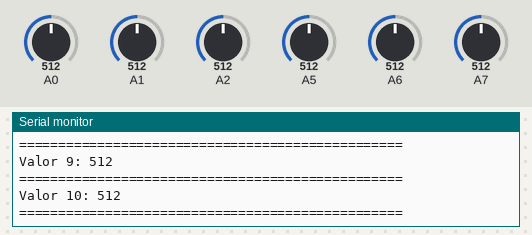
Bench run of a sketch on a simulated Arduino Uno, built with avr-gcc and run on an emulated ATmega328P. Parts: the last lines printed to the serial monitor. The test bench sets the inputs (shaded band); at power-on: A0 = 512, A1 = 512, A2 = 512, A5 = 512, A6 = 512, A7 = 512.

Above: at 3.1 s.
3.2 s: A0 set to 716
At 4.76 s:
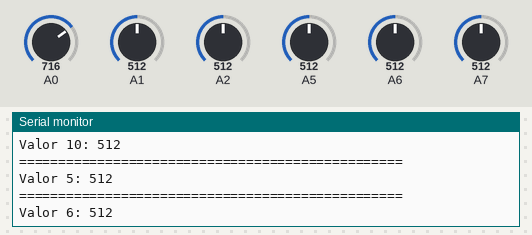
6.3 s: A1 set to 716
At 7.1 s:
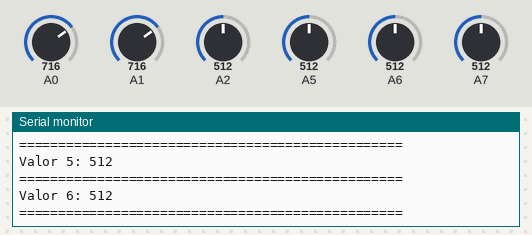
9.4 s: A2 set to 716
At 10.1 s:
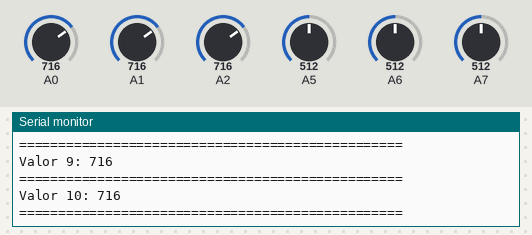
12.5 s: A5 set to 716
At 14.11 s:
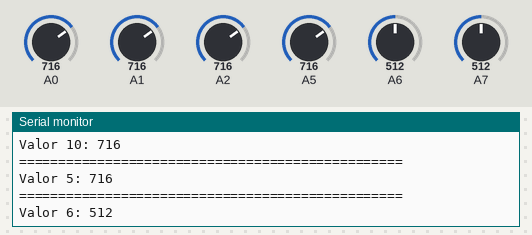
15.6 s: A6 set to 716
At 16.45 s:
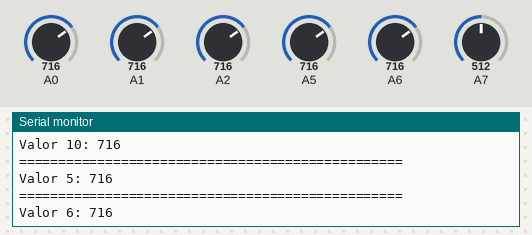
18.7 s: A7 set to 716
At 18.86 s:
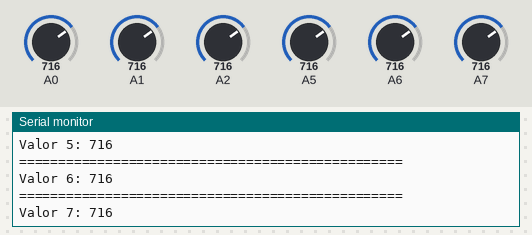
Timing chart, 0 to 21.7 s (numbered marks = the images above; inputs shaded):
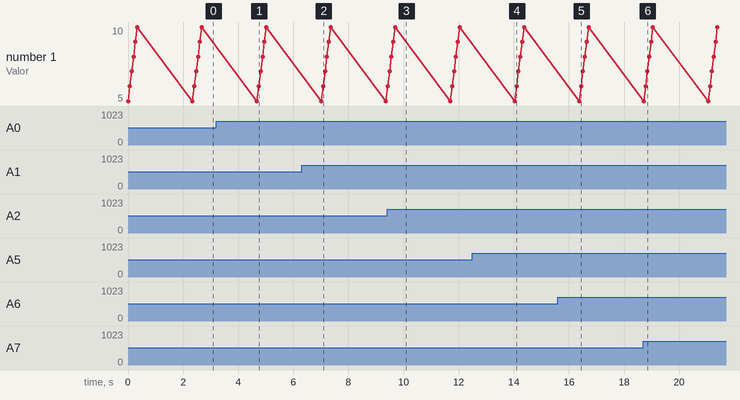

Measured:
- after the input at 9.4 s, the serial monitor: prints a new line after 0.29 s (image 3)
- after the input at 12.5 s, the serial monitor: prints a new line after 1.5 s (image 4)
- after the input at 15.6 s, the serial monitor: prints a new line after 0.84 s (image 5)
- after the input at 18.7 s, the serial monitor: prints a new line after 0.15 s (image 6)

The sketch:

Teste_ESP32.ino
```cpp
void setup() {
  // put your setup code here, to run once:
  Serial.begin(9600);
}

void loop() {
  // put your main code here, to run repeatedly:
  Serial.print("Valor 5: ");
  Serial.println(analogRead(5));
  Serial.println("=================================================");
  Serial.print("Valor 6: ");
  Serial.println(analogRead(6));
  Serial.println("=================================================");
  Serial.print("Valor 7: ");
  Serial.println(analogRead(7));
  Serial.println("=================================================");
  Serial.print("Valor 8: ");
  Serial.println(analogRead(8));
  Serial.println("=================================================");
  Serial.print("Valor 9: ");
  Serial.println(analogRead(9));
  Serial.println("=================================================");
  Serial.print("Valor 10: ");
  Serial.println(analogRead(10));
  Serial.println("=================================================");
  delay(2000);
}
```
